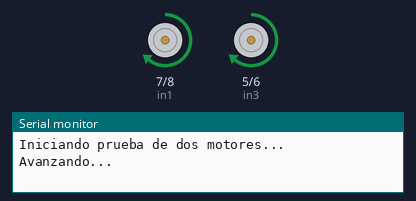
The sketch below on a simulated Arduino Uno, built with avr-gcc and run on an emulated ATmega328P. Parts: motor-driver pin pairs drawn as motors (green arrow = first pin HIGH = forward, orange = second pin HIGH = backward, longer = more drive, scaled by the enable pin), the last lines printed to the serial monitor.

Above: at 4.0 s.
At 16.0 s:
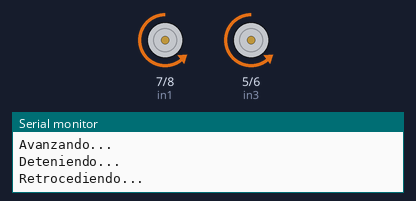
At 22.0 s:
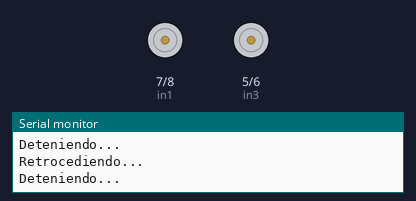
Timing chart, 0 to 31.2 s (numbered marks = the images above):
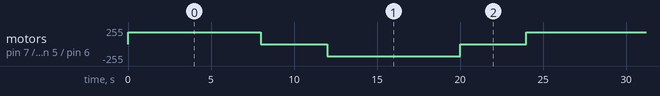

Measured:
- by itself, motor on pin 7 (in1) / pin 8 (in2), motor on pin 5 (in3) / pin 6 (in4): repeats every 24.0 s: stopped 4.0 s, backward 180/255 8.0 s, stopped 4.0 s, forward 180/255 8.0 s

The sketch:

puenteHL298N.ino
```cpp
// Pines del L298N para el motor izquierdo
const int enA = 9;  // PWM para el motor izquierdo (ENA)
const int in1 = 7;  // Dirección 1 motor izquierdo (IN1)
const int in2 = 8;  // Dirección 2 motor izquierdo (IN2)

// Pines del L298N para el motor derecho
const int enB = 10; // PWM para el motor derecho (ENB)
const int in3 = 5;  // Dirección 1 motor derecho (IN3)
const int in4 = 6;  // Dirección 2 motor derecho (IN4)

void setup() {
  // Configurar los pines como salida

  pinMode(enA, OUTPUT);
  pinMode(in1, OUTPUT);
  pinMode(in2, OUTPUT);

  pinMode(enB, OUTPUT);
  pinMode(in3, OUTPUT);
  pinMode(in4, OUTPUT);

  // Iniciar comunicación serial (opcional)
  Serial.begin(9600);
  Serial.println("Iniciando prueba de dos motores...");
}

void loop() {
  avanzar();        // Ambos motores avanzan
  delay(8000);      // Avance durante 8 segundos

  detener();        // Detener ambos motores
  delay(4000);      // Pausa de 1 segundo

  retroceder();     // Ambos motores retroceden
  delay(8000);      // Retroceso durante 8 segundos

  detener();        // Detener nuevamente
  delay(4000);      // Pausa antes de repetir
}

// Función para avanzar ambos motores (IN1/IN3 = HIGH, IN2/IN4 = LOW)
void avanzar() {
  Serial.println("Avanzando...");
  digitalWrite(in1, HIGH);
  digitalWrite(in2, LOW);
  analogWrite(enA, 180);  // Velocidad máxima motor izquierdo

  digitalWrite(in3, HIGH);
  digitalWrite(in4, LOW);
  analogWrite(enB, 180);  // Velocidad máxima motor derecho
}

// Función para retroceder ambos motores (IN1/IN3 = LOW, IN2/IN4 = HIGH)
void retroceder() {
  Serial.println("Retrocediendo...");
  digitalWrite(in1, LOW);
  digitalWrite(in2, HIGH);
  analogWrite(enA, 180);  // Velocidad máxima motor izquierdo

  digitalWrite(in3, LOW);
  digitalWrite(in4, HIGH);
  analogWrite(enB, 180);  // Velocidad máxima motor derecho
}

// Función para detener ambos motores (todos los pines LOW)
void detener() {
  Serial.println("Deteniendo...");
  digitalWrite(in1, LOW);
  digitalWrite(in2, LOW);
  analogWrite(enA, 0);  // Apagar PWM motor izquierdo

  digitalWrite(in3, LOW);
  digitalWrite(in4, LOW);
  analogWrite(enB, 0);  // Apagar PWM motor derecho
}
```
